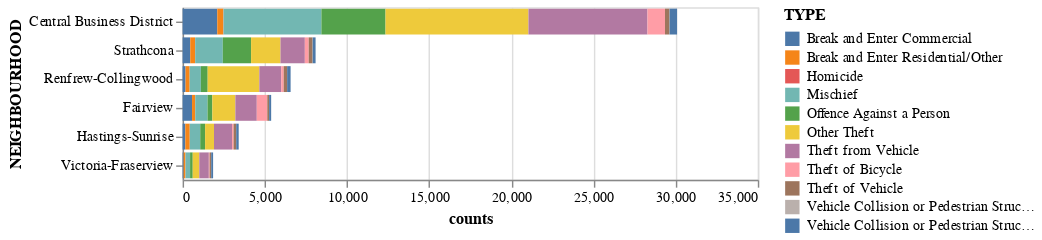

Notebook code cell kept with this figure:
### Code cell
## Crime types by neighborhood

# Group the data by neighborhood and crime type, and count the number of crimes in each category
crime_types = df.groupby(['NEIGHBOURHOOD', 'TYPE']).size().reset_index(name='counts')

# Create a stacked bar chart showing the crime types by neighborhood
chart = alt.Chart(crime_types).mark_bar().encode(
    x='counts',
    y=alt.Y('NEIGHBOURHOOD:N', sort='-x'),
    color='TYPE:N'
)

chart

### Figure 1 — Vega-Lite specification as saved in the notebook (floating-point values rounded to 4 significant figures)
{"config": {"view": {"continuousWidth": 400, "continuousHeight": 300}}, "data": {"name": "data-f833e4c3e674adf3343166be590df25f"}, "mark": "bar", "encoding": {"color": {"type": "nominal", "field": "TYPE"}, "x": {"type": "quantitative", "field": "counts"}, "y": {"type": "nominal", "field": "NEIGHBOURHOOD", "sort": "-x"}}, "$schema": "https://vega.github.io/schema/vega-lite/v4.8.1.json", "datasets": {"data-f833e4c3e674adf3343166be590df25f": [{"NEIGHBOURHOOD": "Central Business District", "TYPE": "Break and Enter Commercial", "counts": 2108}, {"NEIGHBOURHOOD": "Central Business District", "TYPE": "Break and Enter Residential/Other", "counts": 365}, {"NEIGHBOURHOOD": "Central Business District", "TYPE": "Homicide", "counts": 15}, {"NEIGHBOURHOOD": "Central Business District", "TYPE": "Mischief", "counts": 5956}, {"NEIGHBOURHOOD": "Central Business District", "TYPE": "Offence Against a Person", "counts": 3902}, {"NEIGHBOURHOOD": "Central Business District", "TYPE": "Other Theft", "counts": 8697}, {"NEIGHBOURHOOD": "Central Business District", "TYPE": "Theft from Vehicle", "counts": 7242}, {"NEIGHBOURHOOD": "Central Business District", "TYPE": "Theft of Bicycle", "counts": 1066}, {"NEIGHBOURHOOD": "Central Business District", "TYPE": "Theft of Vehicle", "counts": 275}, {"NEIGHBOURHOOD": "Central Business District", "TYPE": "Vehicle Collision or Pedestrian Struck (with Fatality)", "counts": 7}, {"NEIGHBOURHOOD": "Central Business District", "TYPE": "Vehicle Collision or Pedestrian Struck (with Injury)", "counts": 453}, {"NEIGHBOURHOOD": "Fairview", "TYPE": "Break and Enter Commercial", "counts": 573}, {"NEIGHBOURHOOD": "Fairview", "TYPE": "Break and Enter Residential/Other", "counts": 195}, {"NEIGHBOURHOOD": "Fairview", "TYPE": "Mischief", "counts": 747}, {"NEIGHBOURHOOD": "Fairview", "TYPE": "Offence Against a Person", "counts": 292}, {"NEIGHBOURHOOD": "Fairview", "TYPE": "Other Theft", "counts": 1402}, {"NEIGHBOURHOOD": "Fairview", "TYPE": "Theft from Vehicle", "counts": 1303}, {"NEIGHBOURHOOD": "Fairview", "TYPE": "Theft of Bicycle", "counts": 639}, {"NEIGHBOURHOOD": "Fairview", "TYPE": "Theft of Vehicle", "counts": 111}, {"NEIGHBOURHOOD": "Fairview", "TYPE": "Vehicle Collision or Pedestrian Struck (with Fatality)", "counts": 1}, {"NEIGHBOURHOOD": "Fairview", "TYPE": "Vehicle Collision or Pedestrian Struck (with Injury)", "counts": 124}, {"NEIGHBOURHOOD": "Hastings-Sunrise", "TYPE": "Break and Enter Commercial", "counts": 163}, {"NEIGHBOURHOOD": "Hastings-Sunrise", "TYPE": "Break and Enter Residential/Other", "counts": 269}, {"NEIGHBOURHOOD": "Hastings-Sunrise", "TYPE": "Homicide", "counts": 3}, {"NEIGHBOURHOOD": "Hastings-Sunrise", "TYPE": "Mischief", "counts": 636}, {"NEIGHBOURHOOD": "Hastings-Sunrise", "TYPE": "Offence Against a Person", "counts": 297}, {"NEIGHBOURHOOD": "Hastings-Sunrise", "TYPE": "Other Theft", "counts": 542}, {"NEIGHBOURHOOD": "Hastings-Sunrise", "TYPE": "Theft from Vehicle", "counts": 1098}, {"NEIGHBOURHOOD": "Hastings-Sunrise", "TYPE": "Theft of Bicycle", "counts": 93}, {"NEIGHBOURHOOD": "Hastings-Sunrise", "TYPE": "Theft of Vehicle", "counts": 158}, {"NEIGHBOURHOOD": "Hastings-Sunrise", "TYPE": "Vehicle Collision or Pedestrian Struck (with Fatality)", "counts": 1}, {"NEIGHBOURHOOD": "Hastings-Sunrise", "TYPE": "Vehicle Collision or Pedestrian Struck (with Injury)", "counts": 151}, {"NEIGHBOURHOOD": "Renfrew-Collingwood", "TYPE": "Break and Enter Commercial", "counts": 177}, {"NEIGHBOURHOOD": "Renfrew-Collingwood", "TYPE": "Break and Enter Residential/Other", "counts": 250}, {"NEIGHBOURHOOD": "Renfrew-Collingwood", "TYPE": "Homicide", "counts": 1}, {"NEIGHBOURHOOD": "Renfrew-Collingwood", "TYPE": "Mischief", "counts": 682}, {"NEIGHBOURHOOD": "Renfrew-Collingwood", "TYPE": "Offence Against a Person", "counts": 414}, {"NEIGHBOURHOOD": "Renfrew-Collingwood", "TYPE": "Other Theft", "counts": 3143}, {"NEIGHBOURHOOD": "Renfrew-Collingwood", "TYPE": "Theft from Vehicle", "counts": 1334}, {"NEIGHBOURHOOD": "Renfrew-Collingwood", "TYPE": "Theft of Bicycle", "counts": 149}, {"NEIGHBOURHOOD": "Renfrew-Collingwood", "TYPE": "Theft of Vehicle", "counts": 207}, {"NEIGHBOURHOOD": "Renfrew-Collingwood", "TYPE": "Vehicle Collision or Pedestrian Struck (with Fatality)", "counts": 2}, {"NEIGHBOURHOOD": "Renfrew-Collingwood", "TYPE": "Vehicle Collision or Pedestrian Struck (with Injury)", "counts": 211}, {"NEIGHBOURHOOD": "Strathcona", "TYPE": "Break and Enter Commercial", "counts": 464}, {"NEIGHBOURHOOD": "Strathcona", "TYPE": "Break and Enter Residential/Other", "counts": 292}, {"NEIGHBOURHOOD": "Strathcona", "TYPE": "Homicide", "counts": 8}, {"NEIGHBOURHOOD": "Strathcona", "TYPE": "Mischief", "counts": 1680}, {"NEIGHBOURHOOD": "Strathcona", "TYPE": "Offence Against a Person", "counts": 1721}, {"NEIGHBOURHOOD": "Strathcona", "TYPE": "Other Theft", "counts": 1789}, {"NEIGHBOURHOOD": "Strathcona", "TYPE": "Theft from Vehicle", "counts": 1482}, {"NEIGHBOURHOOD": "Strathcona", "TYPE": "Theft of Bicycle", "counts": 236}, {"NEIGHBOURHOOD": "Strathcona", "TYPE": "Theft of Vehicle", "counts": 235}, {"NEIGHBOURHOOD": "Strathcona", "TYPE": "Vehicle Collision or Pedestrian Struck (with Fatality)", "counts": 8}, {"NEIGHBOURHOOD": "Strathcona", "TYPE": "Vehicle Collision or Pedestrian Struck (with Injury)", "counts": 175}, {"NEIGHBOURHOOD": "Victoria-Fraserview", "TYPE": "Break and Enter Commercial", "counts": 62}, {"NEIGHBOURHOOD": "Victoria-Fraserview", "TYPE": "Break and Enter Residential/Other", "counts": 111}, {"NEIGHBOURHOOD": "Victoria-Fraserview", "TYPE": "Homicide", "counts": 2}, {"NEIGHBOURHOOD": "Victoria-Fraserview", "TYPE": "Mischief", "counts": 279}, {"NEIGHBOURHOOD": "Victoria-Fraserview", "TYPE": "Offence Against a Person", "counts": 161}, {"NEIGHBOURHOOD": "Victoria-Fraserview", "TYPE": "Other Theft", "counts": 399}, {"NEIGHBOURHOOD": "Victoria-Fraserview", "TYPE": "Theft from Vehicle", "counts": 581}, {"NEIGHBOURHOOD": "Victoria-Fraserview", "TYPE": "Theft of Bicycle", "counts": 48}, {"NEIGHBOURHOOD": "Victoria-Fraserview", "TYPE": "Theft of Vehicle", "counts": 94}, {"NEIGHBOURHOOD": "Victoria-Fraserview", "TYPE": "Vehicle Collision or Pedestrian Struck (with Fatality)", "counts": 1}, {"NEIGHBOURHOOD": "Victoria-Fraserview", "TYPE": "Vehicle Collision or Pedestrian Struck (with Injury)", "counts": 116}]}}
